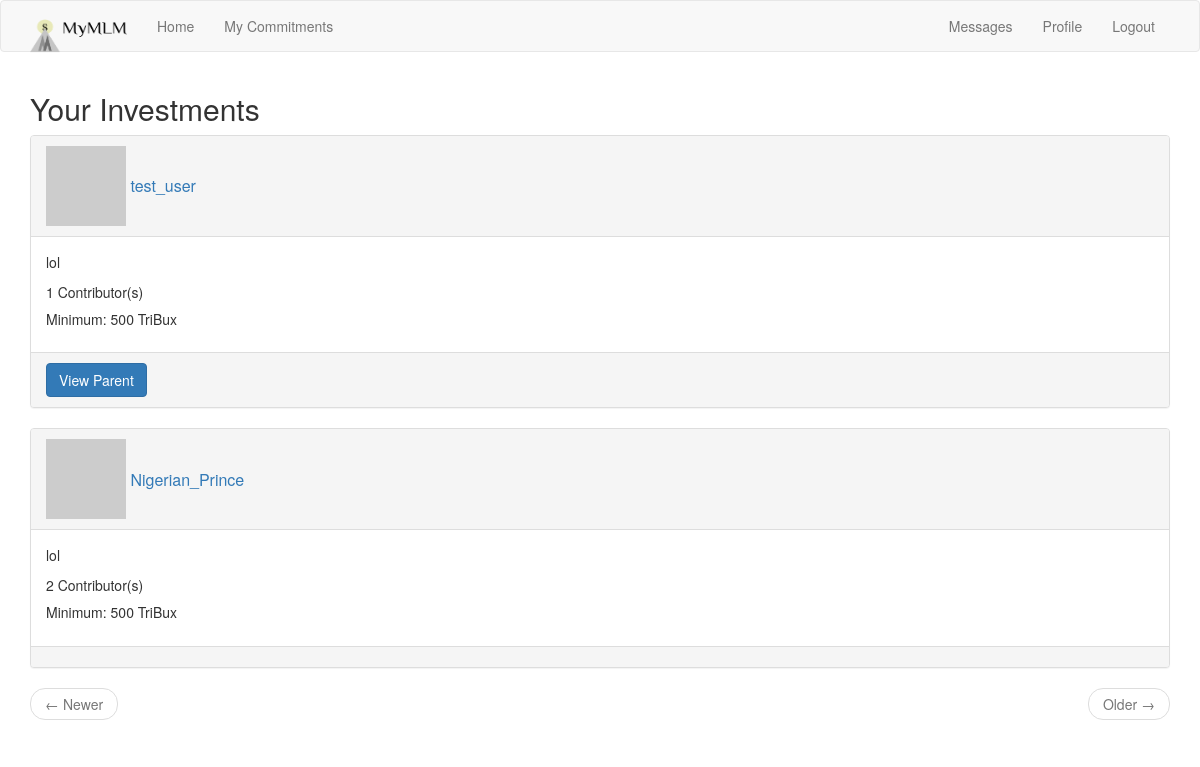
/contributions (signed in), run on the app's committed database.
### app/models.py (models this page shows, shortened)
class Scheme(db.Model):
    id = db.Column(db.Integer, primary_key=True)
    title = db.Column(db.String(64))
    description = db.Column(db.String(1000))
    timestamp = db.Column(db.DateTime, index=True, default=datetime.utcnow)
    cost = db.Column(db.Integer)
    user_id = db.Column(db.Integer, db.ForeignKey('user.id'))
    parent_id = db.Column(db.Integer, db.ForeignKey('scheme.id'))
    parent = db.relationship('Scheme', backref=db.backref('child', uselist=False), uselist=False,
                             remote_side=[id])
    def get_users(self):
        return self.users.count()

class User(UserMixin, db.Model):
    id = db.Column(db.Integer, primary_key=True)
    username = db.Column(db.String(64), index=True, unique=True)
    email = db.Column(db.String(120), index=True, unique=True)
    password_hash = db.Column(db.String(128))
    about_me = db.Column(db.String(140))
    funds = db.Column(db.Integer, default=0)
    schemes = db.relationship('Scheme', secondary=association, backref=db.backref('users', lazy='dynamic'),
                              lazy='dynamic')
    top_schemes = db.relationship('Scheme', backref='top_user', lazy='dynamic')
    messages_sent = db.relationship('Message', foreign_keys='Message.sender_id', backref='author', lazy='dynamic')
    messages_received = db.relationship('Message', foreign_keys='Message.recipient_id', backref='recipient',
                                        lazy='dynamic')
    last_message_read_time = db.Column(db.DateTime)
    notifications = db.relationship('Notification', backref='user', lazy='dynamic')
    def avatar(self, size):
        digest = md5(self.email.lower().encode('utf-8')).hexdigest()
        return 'https://www.gravatar.com/avatar/{}?d=robohash&s={}'.format(digest, size)
    def has_scheme(self, scheme):
        return self.schemes.filter_by(id=scheme.id).count() > 0
    def new_messages(self):
        last_read_time = self.last_message_read_time or datetime(1950, 1, 1)
        return Message.query.filter_by(recipient=self).filter(Message.timestamp > last_read_time).count()

### app/routes.py (the view)
@app.route('/contributions')
@login_required
def contributions():
    page = request.args.get('page', 1, type=int)
    schemes = current_user.schemes.order_by(Scheme.timestamp.desc()).paginate(page, app.config['SCHEMES_PER_PAGE'],
                                                                              False)
    next_url = url_for('index', page=schemes.next_num) if schemes.has_next else None
    prev_url = url_for('index', page=schemes.prev_num) if schemes.has_prev else None
    return render_template('contributions.html', schemes=schemes.items, next_url=next_url, prev_url=prev_url)

### app/models.py (called while the page is built)
@login.user_loader
def load_user(id):
    return User.query.get(int(id))

### app/templates/contributions.html
{% extends "base.html" %}
{% block app_content %}
<h2>Your Investments</h2>
{% for scheme in schemes %}
    {% include '_scheme.html' %}
{% endfor %}
   <nav aria-label="...">
        <ul class="pager">
            <li class="previous{% if not prev_url %} disabled{% endif %}">
                <a href="{{ prev_url or '#' }}">
                    <span aria-hidden="true">&larr;</span> Newer
                </a>
            </li>
            <li class="next{% if not next_url %} disabled{% endif %}">
                <a href="{{ next_url or '#' }}">
                    Older <span aria-hidden="true">&rarr;</span>
                </a>
            </li>
        </ul>
    </nav>
{% endblock %}

### app/templates/_scheme.html (shortened to what this page needs)
<html>
  <div class="panel panel-default">
    <div class="panel-heading">
    <h3 class="panel-title">
      <table>
        <td><a href="{{ url_for('user', username=scheme.top_user.username) }}"><img src="{{ scheme.top_user.avatar(32) }}"></a></td>
        <td><a href="{{ url_for('user', username=scheme.top_user.username) }}">&nbsp;{{ scheme.top_user.username }}</a></td>
    </table>
    </h3>
    </div>
    <div class="panel-body">
      <p>{{ scheme.description }}</p>
      <p>{{ scheme.get_users() }} Contributor(s)</p>
      <h5>Minimum: {{ scheme.cost }} TriBux</h5>
    </div>
    <div class="panel-footer">
    {% if scheme.parent %}
    <a href="{{ url_for('view_scheme', scheme_id=scheme.parent.id) }}" class="btn btn-primary">View Parent</a>
    {% endif %}</div>
  </div>
</html>

### data on the page
Scheme: top_user.username "test_user", description "lol", get_users "1", cost "500"
Scheme: top_user.username "Nigerian_Prince", description "lol", get_users "2", cost "500"
